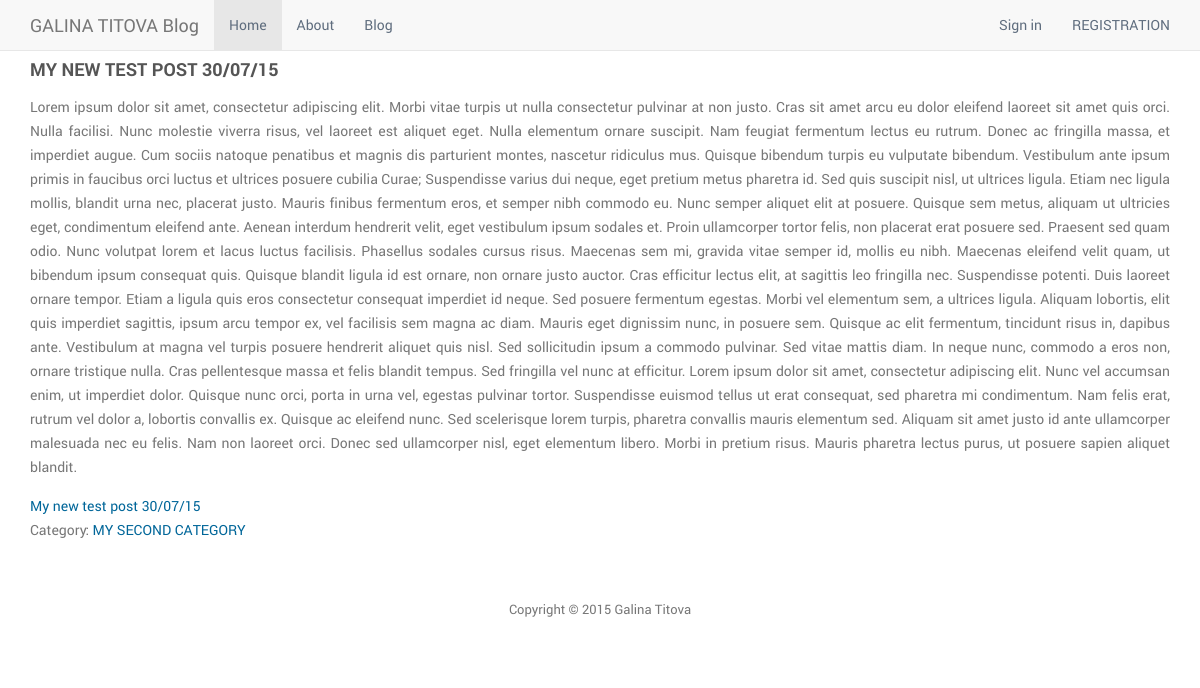
Before: /blog/posts/my-new-test-post-300715/ with the older database file.
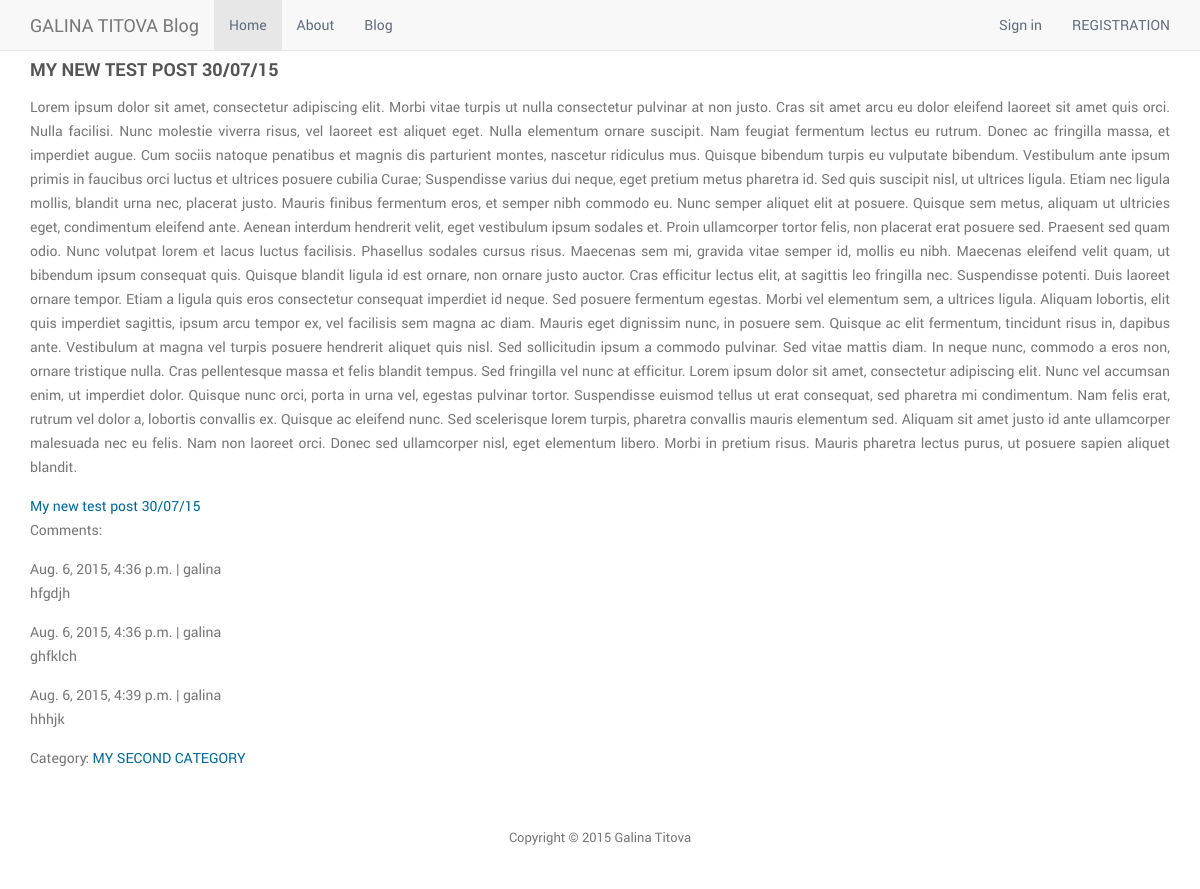
After: the same page with the newer database file.
### blog/models.py (models this page shows, shortened)
class Comment(models.Model):
    created = models.DateTimeField(auto_now_add=True)
    author = models.ForeignKey(User)
    body = models.TextField()
    post = models.ForeignKey(Post)

### blog/views.py (the view)
# urls.py: url(r'^posts/(?P<postslug>.*)/$', 'blog.views.view'),
def view(request, postslug):
	post = Post.objects.get(slug = postslug)
	comments = Comment.objects.filter(post=post)
	context = {'post': post, "comments":comments,"form":CommentForm(), "user":request.user}
	context.update(csrf(request))
	return render_to_response('blog/singlepost.html', context)

### blog/models.py (called while the page is built)
    def __str__(self):
        return self.name

### templates/blog/singlepost.html (shortened to what this page needs)
{% extends "base.html" %}
{% block content %}
        <div id="singlepost">
                <h2>{{ post.title }}</h2>
                <p>{% autoescape off %}{{ post.body }}{% endautoescape %}</p>
                <div>
                  <a href="{% url 'goto' %}?post_id={{post.id}}">{{ post.title }}</a>
                </div>
                {% if comments %}
                <p>Comments:</p>
                {% endif %}
                {% for comment in comments %}
                  <div class="comment">
                      <div class="time">{{ comment.created }} | {{ comment.author }}</div>
                      <div class="body">{{ comment.body|linebreaks }}</div>
                  </div>
                {% endfor %}
                <p>Category: <a href="/blog/categories/{{ post.category.slug }}/">{{ post.category }}</a></p>
        </div>
{% endblock %}

Changed rows visible on the page:
added Comment: created "Aug. 6, 2015, 4:36 p.m.", author "galina", body "hfgdjh"
added Comment: created "Aug. 6, 2015, 4:36 p.m.", author "galina", body "ghfklch"
added Comment: created "Aug. 6, 2015, 4:39 p.m.", author "galina", body "hhhjk"
Other visible differences:
text now shown: "Comments:"
